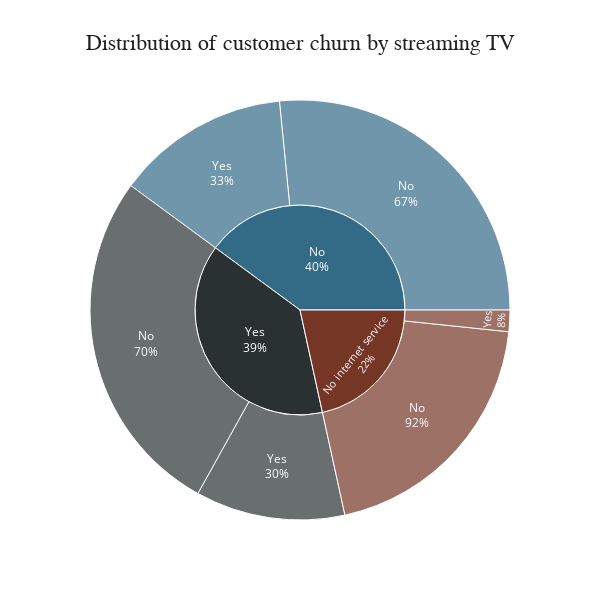

Source (notebook cell):
### Code cell
fig = px.sunburst(s_tv, path = ['StreamingTV', 'Churn'], values = 'count', color = 'StreamingTV', title = 'Distribution of customer churn by streaming TV',
                 color_discrete_map = {'No': '#336B87', 'Yes': '#2A3132', 'No internet service': '#763626'},
                 width = 600, height = 600)

fig.update_layout(plot_bgcolor = 'white', title_font_family = 'Calibri Black', title_font_color = '#221f1f', title_font_size = 22, title_x = 0.5)

fig.update_traces(textinfo = 'label + percent parent')
                  
fig.show()

### Figure 1 — Plotly figure (JSON) as saved in the notebook; plotly's stock layout.template omitted (floating-point values rounded to 4 significant figures)
{"data": [{"branchvalues": "total", "customdata": [["No"], ["No internet service"], ["Yes"], ["No"], ["No internet service"], ["Yes"], ["No"], ["No internet service"], ["Yes"]], "domain": {"x": [0, 1], "y": [0, 1]}, "hovertemplate": "labels=%{label}<br>count=%{value}<br>parent=%{parent}<br>id=%{id}<br>StreamingTV=%{customdata[0]}<extra></extra>", "ids": ["No/No", "No internet service/No", "Yes/No", "No/Yes", "No internet service/Yes", "Yes/Yes", "No", "No internet service", "Yes"], "labels": ["No", "No", "No", "Yes", "Yes", "Yes", "No", "No internet service", "Yes"], "marker": {"colors": ["#336B87", "#763626", "#2A3132", "#336B87", "#763626", "#2A3132", "#336B87", "#763626", "#2A3132"]}, "name": "", "parents": ["No", "No internet service", "Yes", "No", "No internet service", "Yes", "", "", ""], "textinfo": "label+percent parent", "type": "sunburst", "values": [1590, 1192, 1617, 799, 99, 689, 2389, 1291, 2306]}], "layout": {"height": 600, "legend": {"tracegroupgap": 0}, "plot_bgcolor": "white", "title": {"font": {"color": "#221f1f", "family": "Calibri Black", "size": 22}, "text": "Distribution of customer churn by streaming TV", "x": 0.5}, "width": 600}}
